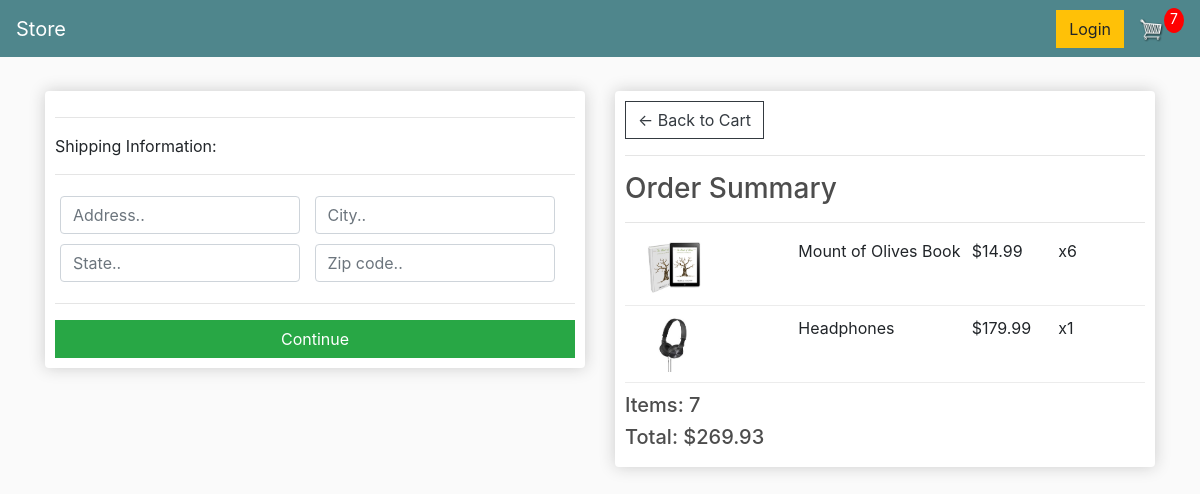
Screenshot of /checkout/ (signed in) with the database file from the repository.
### store/models.py (models this page shows, shortened)
class OrderItem(models.Model):
    product = models.ForeignKey(Product, on_delete=models.SET_NULL, blank=True, null=True)
    order = models.ForeignKey(Order, on_delete=models.SET_NULL, blank=True, null=True)
    quantity = models.IntegerField(default=0, null=True, blank=True)
    date_added = models.DateTimeField(auto_now_add=True)
    @property
    def get_total(self):
        total = self.product.price * self.quantity
        return total

class Product(models.Model):
    name = models.CharField(max_length=200, null=True)
    price = models.DecimalField(max_digits=7, decimal_places=2)
    digital = models.BooleanField(default=False, null=True, blank=False)
    image = models.ImageField(null=True, blank=True)
    @property
    def imageURL(self):
        try:
            url = self.image.url
        except:
            url = ''
        return url

class Order(models.Model):
    customer = models.ForeignKey(Customer, on_delete=models.SET_NULL, blank=True, null=True)
    date_ordered = models.DateTimeField(auto_now_add=True)
    complete = models.BooleanField(default=False)
    transaction_id = models.CharField(max_length=200, null=True)
    @property
    def get_cart_total(self):
        orderitems = self.orderitem_set.all()
        total = sum([item.get_total for item in orderitems])
        return total
    @property
    def get_cart_items(self):
        orderitems = self.orderitem_set.all()
        total = sum([item.quantity for item in orderitems])
        return total
    @property
    def shipping(self):
        shipping = False
        orderitems = self.orderitem_set.all()
        for i in orderitems:
            if i.product.digital == False:
                shipping = True
        return shipping

### store/views.py (the view)
# urls.py: path('checkout/', views.checkout, name='checkout'),
def checkout(request):
    if request.user.is_authenticated:
        customer = request.user.customer
        order, created = Order.objects.get_or_create(customer=customer, complete=False)
        items = order.orderitem_set.all()
        cartItems = order.get_cart_items
    else:
        items = []
        order = {'get_cart_total':0, 'get_cart_items':0, 'shipping': False}
        cartItems = order['get_cart_items']
    context = {'items': items, 'order': order, 'cartItems':cartItems}
    return render(request, 'store/checkout.html', context)

### store/templates/store/checkout.html (shortened to what this page needs)
{% extends 'store/main.html' %}
{% load static %}
{% block content %}
<div class="row">
	<div class="col-lg-6">
		<div class="box-element" id="form-wrapper">
               <form id="form">
                    <div id="shipping-info">
                         <hr>
                         <p>Shipping Information:</p>
                         <hr>
                         <div class="form-field">
                              <input class="form-control" type="text" name="address" placeholder="Address..">
                         </div>
                         <div class="form-field">
                              <input class="form-control" type="text" name="city" placeholder="City..">
                         </div>
                         <div class="form-field">
                              <input class="form-control" type="text" name="state" placeholder="State..">
                         </div>
                         <div class="form-field">
                              <input class="form-control" type="text" name="zipcode" placeholder="Zip code..">
                         </div>
                    </div>
                    <hr>
                    <input id="form-button" class="btn btn-success btn-block" type="submit" value="Continue">
               </form>
		</div>
		<br>
	</div>
	<div class="col-lg-6">
          <div class="box-element">
               <a  class="btn btn-outline-dark" href="{% url 'cart' %}">&#x2190; Back to Cart</a>
               <hr>
               <h3>Order Summary</h3>
               <hr>
               {% for item in items %}
               <div class="cart-row">
                    <div style="flex:2"><img class="row-image" src="{{item.product.imageURL}}"></div>
                    <div style="flex:2"><p>{{item.product.name}}</p></div>
                    <div style="flex:1"><p>${{item.product.price|floatformat:2}}</p></div>
                    <div style="flex:1"><p>x{{item.quantity}}</p></div>
               </div>
               {% endfor %}
               <h5>Items:   {{order.get_cart_items}}</h5>
               <h5>Total:   ${{order.get_cart_total}}</h5>
          </div>
     </div>
</div>
{% endblock content %}

### static/css/main.css (style rules this page uses)
h1,h2,h3,h4,h5,h6 { color:hsl(0, 0%, 30%); }
.box-element { box-shadow:hsl(0, 0%, 80%) 0 0 16px; background-color: #fff; border-radius: 4px; padding: 10px; }
.col-lg-4, .col-lg-6, .col-lg-8, .col-lg-12 { margin-top: 10px; }
.btn { border-radius: 0; }
.row-image { width: 100px; }
.form-field { width:250px; display: inline-block; padding: 5px; }
.cart-row { display: flex; align-items: flex-stretch; padding-bottom: 10px; margin-bottom: 10px; border-bottom: 1px solid #ececec; }

### rows the page displays
OrderItem: product.imageURL (picture), product.name "Mount of Olives Book", product.price "14.99", quantity "6"
OrderItem: product.imageURL (picture), product.name "Headphones", product.price "179.99", quantity "1"
Order: get_cart_items "7", get_cart_total "269.93"

### other values shown
{{ cartItems }} "7"
